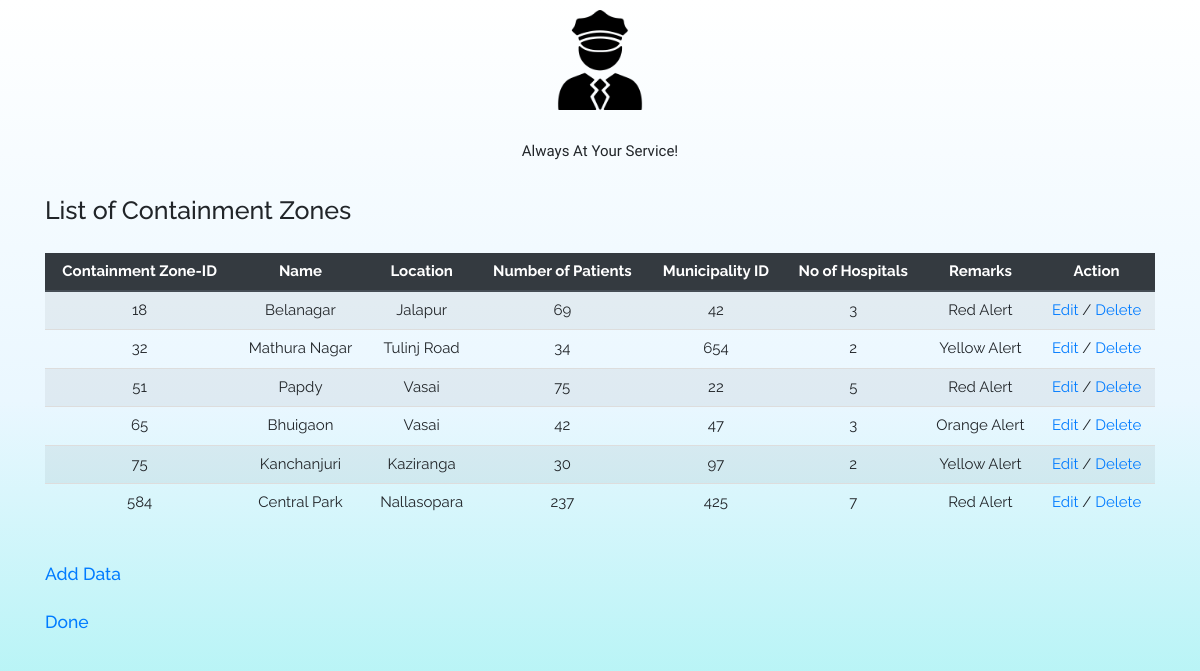
Screenshot of /cont.php with the database file from the repository.
### tables this page shows
CREATE TABLE `czone` (
  `cz_id` int(20) NOT NULL,
  `name` varchar(255) DEFAULT NULL,
  `locn` varchar(255) DEFAULT NULL,
  `no_patients` varchar(255) DEFAULT NULL,
  `munic_id` int(20) DEFAULT NULL,
  `no_hsp` varchar(20) DEFAULT NULL,
  `remarks` varchar(255) DEFAULT NULL
);

### cont.php (the view, shortened to what this page needs)
<?php
include "pdo/connection.php";
$sql = "SELECT * from czone";
$result = mysqli_query($conn, $sql);
?>
<!DOCTYPE html>
<html>
<head>
    <link rel="stylesheet" href="pdo/style.css">
    <?php include 'pdo/headers.php'; ?>
</head>
<body id="view">
    <div class="container">
        <div class="container h-100" id="login">
            <img src="pdo/pic.png" alt="Assam Police Logo"><br>
            <p id="login"></p>
        </div>
        <br>
        <h1>List of Containment Zones</h1><br>
        <div class="table-responsive">
            <table class="table table-striped table-hover">
                <thead class="thead-dark">
                    <th>Containment Zone-ID</th>
                    <th>Name</th>
                    <th>Location</th>
                    <th>Number of Patients</th>
                    <th>Municipality ID</th>
                    <th>No of Hospitals</th>
                    <th>Remarks</th>
                    <th>Action</th>
                </thead>
                <?php
                if (mysqli_num_rows($result) > 0) {
                    while ($row = mysqli_fetch_array($result)) {
                ?>
                        <tr>
                            <td><?php echo $row["cz_id"]; ?> </td>
                            <td><?php echo $row["name"]; ?></td>
                            <td><?php echo $row["locn"]; ?></td>
                            <td><?php echo $row["no_patients"]; ?></td>
                            <td><?php echo $row["munic_id"]; ?></td>
                            <td><?php echo $row["no_hsp"]; ?></td>
                            <td><?php echo $row["remarks"]; ?></td>
                            <td><a href="editcz.php?cz_id=<?php echo $row['cz_id']; ?>"> Edit</a> /
                                <a href="delcz.php?cz_id=<?php echo $row['cz_id']; ?>" onclick="return checkdelete()"> Delete</a></td>
                        </tr>
                <?php
                    }
                }
                ?>
            </table>
        </div>
        <br>
        <p><a href="addcz.php">
                <h3>Add Data</h3>
            </a><br>
            <a href="index.php">
                <h3>Done</h3>
            </a></p>
    </div>
</body>
</html>

### pdo/headers.php (shortened to what this page needs)
<link href="https://maxcdn.bootstrapcdn.com/bootstrap/3.3.7/css/bootstrap.min.css" rel="stylesheet">
<link rel="stylesheet" href="https://code.jquery.com/ui/1.12.1/themes/ui-lightness/jquery-ui.css">
<link rel="stylesheet" href="https://cdnjs.cloudflare.com/ajax/libs/font-awesome/4.7.0/css/font-awesome.min.css">
<link rel="stylesheet" href="https://maxcdn.bootstrapcdn.com/bootstrap/4.5.2/css/bootstrap.min.css">

### pdo/style.css (style rules this page uses)
html { height: 100%; }
body { background-image: linear-gradient(to top, #a2f3f2, #eaf7ff, #ffffff); height: 100%; background-position: center; background-repeat: no-repeat; margin: 0; background-attachment: fixed; }
#login img { display: block; margin-left: auto; margin-right: auto; height: 100px; width: 100px; margin-top: 10px; }
#login p { font-family: 'Special Elite', cursive; font-style: bold; text-align: center; font-size: 15px; }
#login { font-family: 'Raleway', sans-serif; font-size: 20px; }
.table { font-size: 15px; margin-left: auto; margin-right: auto; border-radius: 5px; float: none; font-family: 'Raleway', sans-serif; }
.table td,th,tr { text-align: center; }
#view { font-size: 15px; font-family: 'Raleway', sans-serif; }

### rows the page displays
czone: cz_id "18", name "Belanagar", locn "Jalapur", no_patients "69", munic "42", no_hsp "3", remarks "Red Alert"
czone: cz_id "32", name "Mathura Nagar", locn "Tulinj Road", no_patients "34", munic "654", no_hsp "2", remarks "Yellow Alert"
czone: cz_id "51", name "Papdy", locn "Vasai", no_patients "75", munic "22", no_hsp "5", remarks "Red Alert"
czone: cz_id "65", name "Bhuigaon", locn "Vasai", no_patients "42", munic "47", no_hsp "3", remarks "Orange Alert"
czone: cz_id "75", name "Kanchanjuri", locn "Kaziranga", no_patients "30", munic "97", no_hsp "2", remarks "Yellow Alert"
czone: cz_id "584", name "Central Park", locn "Nallasopara", no_patients "237", munic "425", no_hsp "7", remarks "Red Alert"
